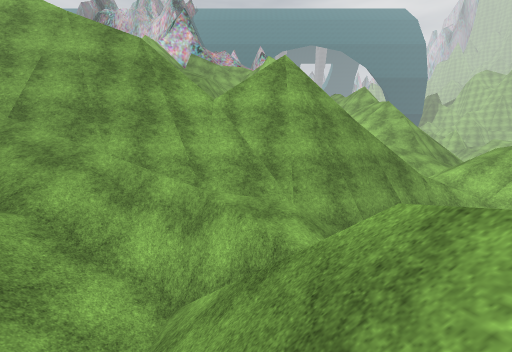
[1] (above)

14 first-person views from a walk through a Unity game level. The camera is 1.4 m above the floor, tilts 6° down and sees 90° across. The floor is counted in squares, 2 m on a side. Each view is taken from the middle of a square. On the plan, view 1 faces up. The plan holds only what a view shows up to about 9 squares ahead; the rest is blank. The place goes on beyond the plan. The player is left out. Some surface patterns are stand-ins.

[2]
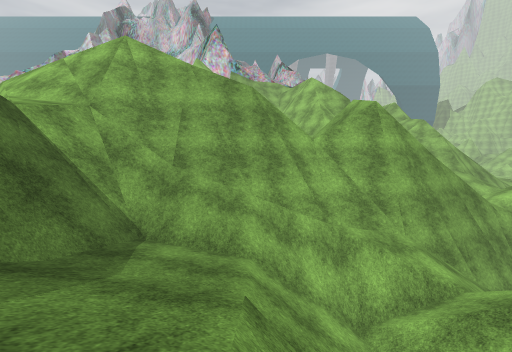

[3]
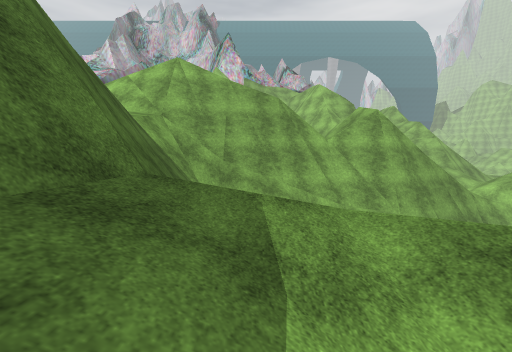

[4]
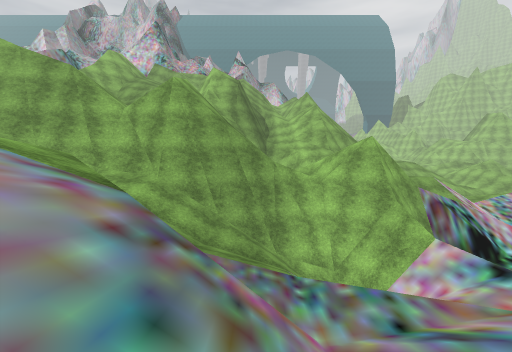

[5]
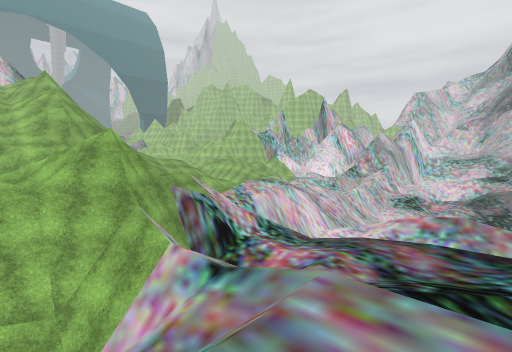

[6]
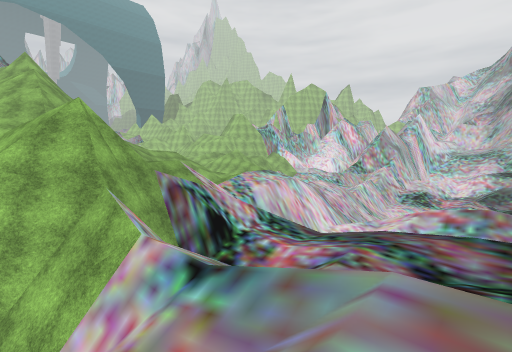

[7]
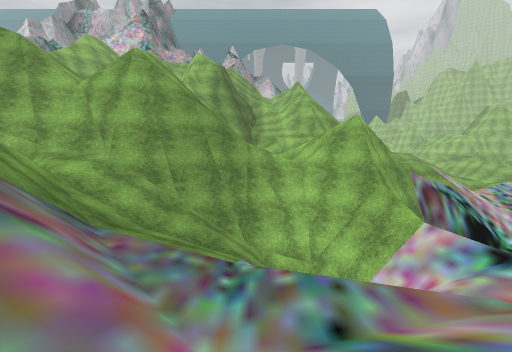

[8]
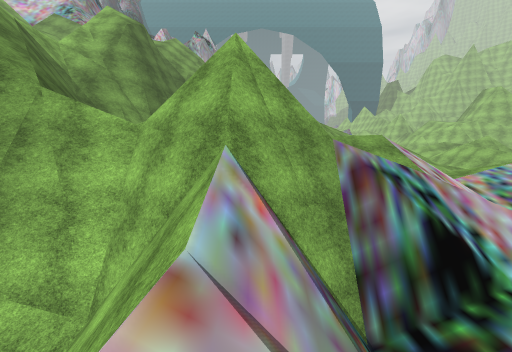

[9]
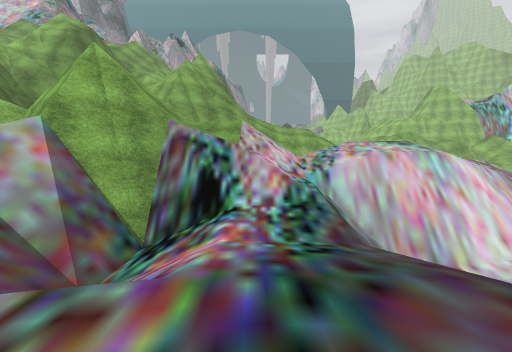

[10]
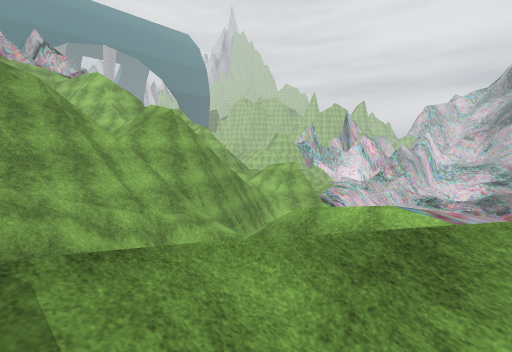

[11]
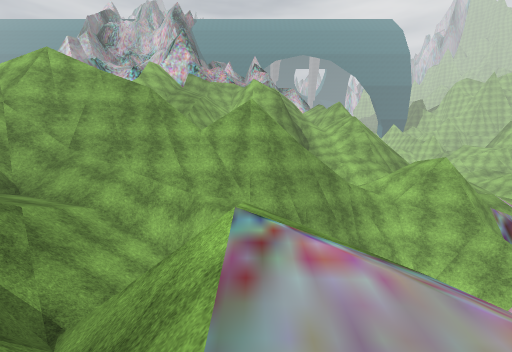

[12]
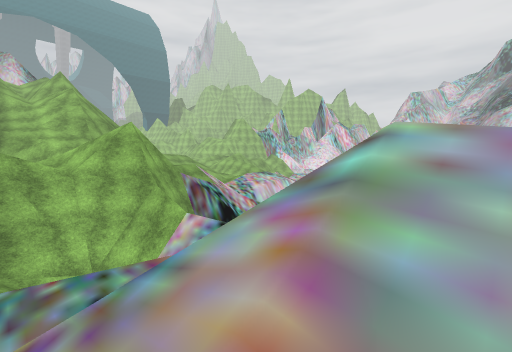

[13]
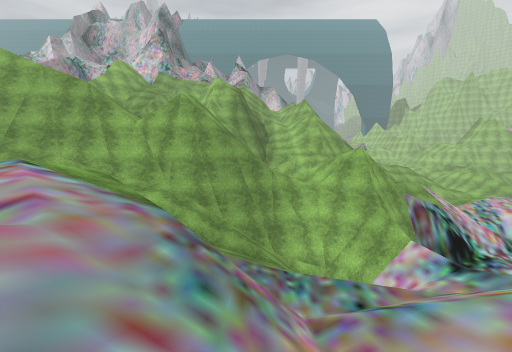

[14]
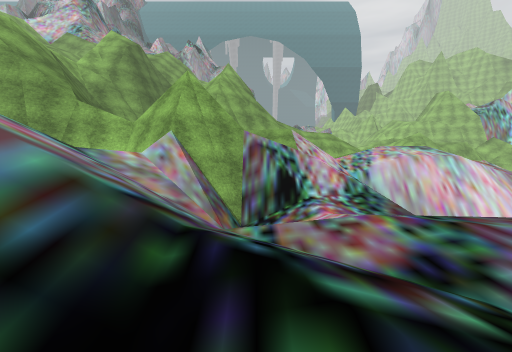

### Floor plan
Key: @ floor where view 1 was taken; # wall or solid block; . main floor; - floor 0.75 m lower than the main floor; : floor 1.5 m higher than the main floor; _ floor 1.75 m lower than the main floor; + floor 2.25 m higher than the main floor; * floor 5.5 m higher than the main floor; % floor 6.25 m higher than the main floor; & floor 10.25 m higher than the main floor; / step, stairs or slope; = window, fence, low wall or low ledge; v drop or lower ground.
Columns run from 11 left of view 1 to 17 right of it. Each row starts with its distance up from view 1.
 11              #/
 10             v##/          //
  9              ### ///////////:
  8            //  #////v///////:
  7 v//=vvvvvvvvvvvvvvvvvv/////vv
  6  v//###############vv##/////#
  5   v&=/////////////####//__///
  4    /vv////////////####//__/
  3     v#//////=//// /#v#//__
  2     v#//////v#/// ///v /--
  1      #///////##// ////--..
  0     v#/////@//#=://////-..
 -1      #///##/%//////+//./..
 -2       ////  **/////// /...
 -3        /    / /////
 -4                /

Positions as (right, up) in squares from view 1, and headings:
1: (0, 0), facing up
2: (-3, -1), facing up
3: (-4, -3), facing up
4: (4, -3), facing up
5: (6, -2), facing up-right
6: (7, -1), facing up-right
7: (5, -2), facing up
8: (9, 2), facing up
9: (13, 0), facing up
10: (-4, -2), facing up-right
11: (1, -3), facing up
12: (5, -3), facing up-right
13: (4, -4), facing up
14: (11, -2), facing up
